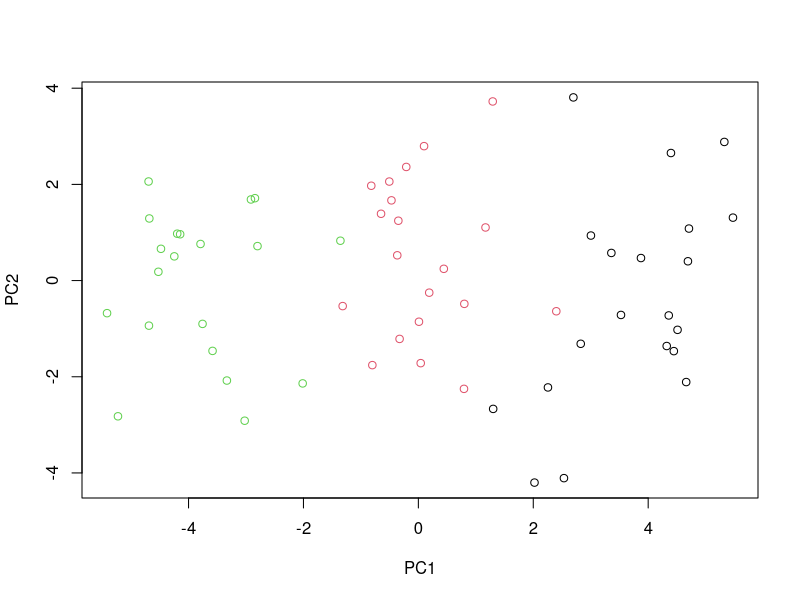

Write the R code that produced this figure.
n = 20
m = 50
data = rbind(matrix(rnorm(n*m, mean=0),n,m),
      matrix(rnorm(n*m, mean=0.5),n,m),
      matrix(rnorm(n*m, mean=1),n,m))

pr.out = prcomp(data)$x
par(mfrow=c(1,1))

plot(pr.out[,1:2], col=c(rep(1,20), rep(2,20), rep(3,20)))
